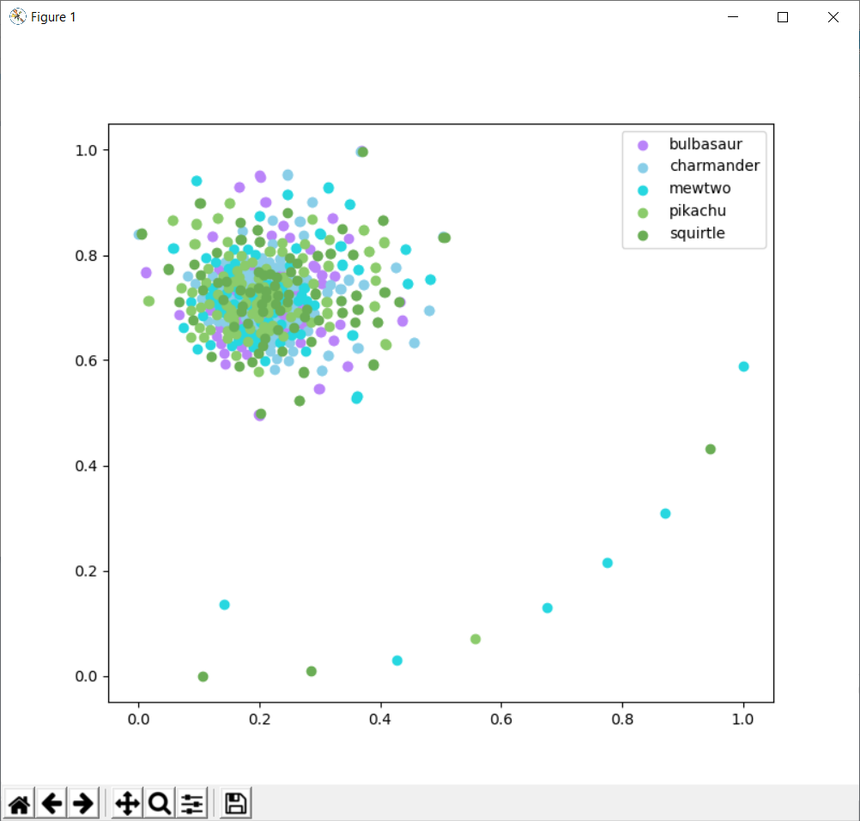
#> input picture 3-4/Безымянный.png, 860 x 821 px, shrunk from 1002 x 957 before the run
$ python -i features.py   (imports and definitions only)   (older library calls are emulated)
#> lines starting #> are read from the running program, lines starting #| are printed output that depends on the picture
#> further down, picture is the input picture: shape (821, 860, 3); mean B, G, R 248, 249, 246.4
import cv2
import mahotas
import numpy as np
bins = 8

def fd_hu_moments(image):
    image = cv2.cvtColor(image, cv2.COLOR_BGR2GRAY)
    feature = cv2.HuMoments(cv2.moments(image)).flatten()
    return feature


def fd_haralick(image):
    gray = cv2.cvtColor(image, cv2.COLOR_BGR2GRAY)
    haralick = mahotas.features.haralick(gray).mean(axis=0)
    return haralick

def fd_histogram(image, mask=None):
    image = cv2.cvtColor(image, cv2.COLOR_BGR2HSV)
    hist = cv2.calcHist([image], [0, 1, 2], None, [bins, bins, bins], [0, 256, 0, 256, 0, 256])
    cv2.normalize(hist, hist)
    return hist.flatten()

def fd_4(image, mask=None):
    gray = cv2.cvtColor(image,cv2.COLOR_BGR2GRAY)
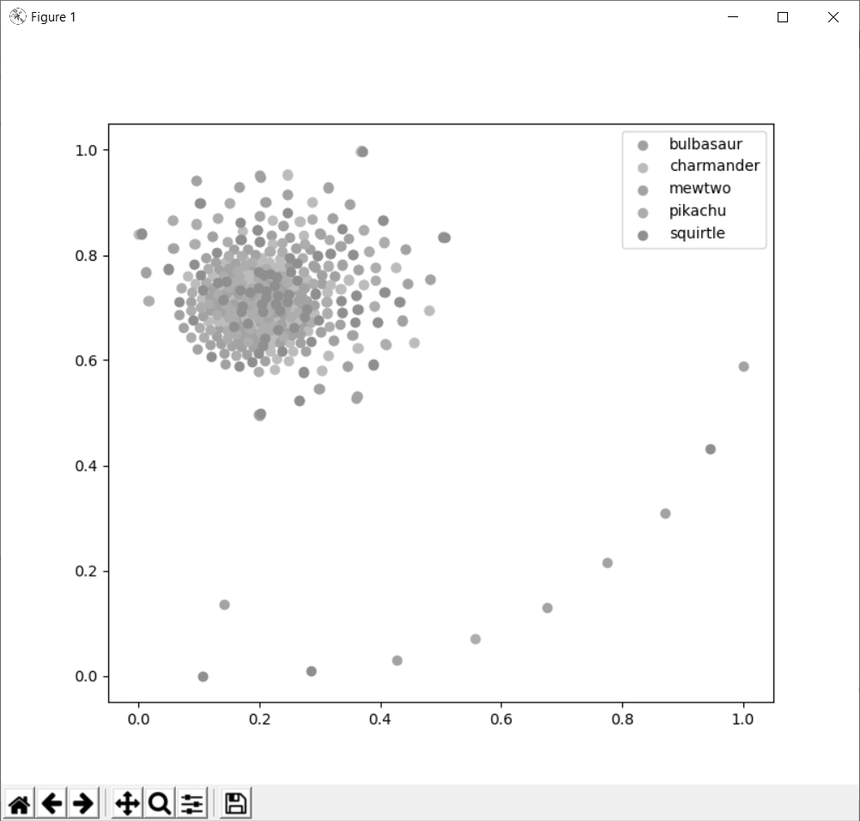
#> gray: shape (821, 860); min 0, max 255, mean 248.1
    gray = cv2.GaussianBlur(gray,(1,1),0)
    edged = cv2.Canny(gray,40,250)
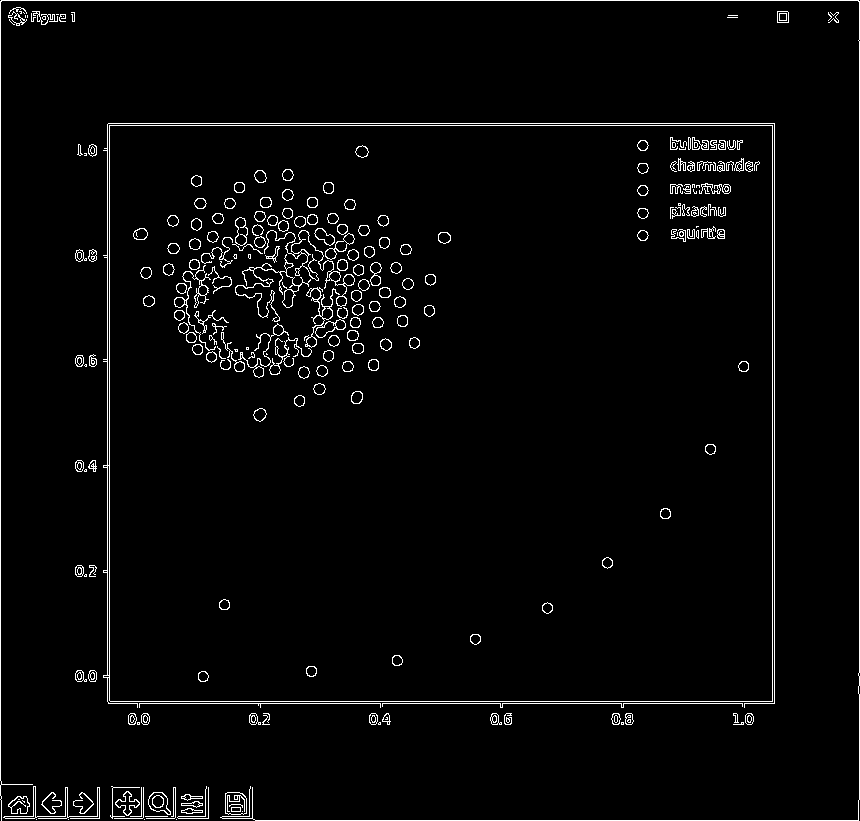
#> edged: shape (821, 860); 2.9% white in thin lines or dots
    cv2.normalize(edged,gray)
#> gray: shape (821, 860); every value is 0
    return edged.flatten()

def fd_5(image, mask=None):
    figure_size = 9
    new_image = cv2.medianBlur(image, figure_size)
    gray = cv2.cvtColor(new_image, cv2.COLOR_BGR2GRAY)
    edged = cv2.Canny(gray,40,250)
    cv2.normalize(edged,gray)
    return edged.flatten()

def fd_6(image, mask=None):
    imag = cv2.cvtColor(image, cv2.COLOR_BGR2HSV)
    gray = cv2.cvtColor(imag, cv2.COLOR_BGR2GRAY)
    sift = cv2.xfeatures2d.SIFT_create()
    kp = sift.detect(gray,None)
    imag=cv2.drawKeypoints(gray,kp,imag)
    cv2.normalize(imag, imag)
    return imag.flatten()

>>> import cv2
>>> picture = cv2.imread('Безымянный.png')
>>> result = fd_4(picture)
